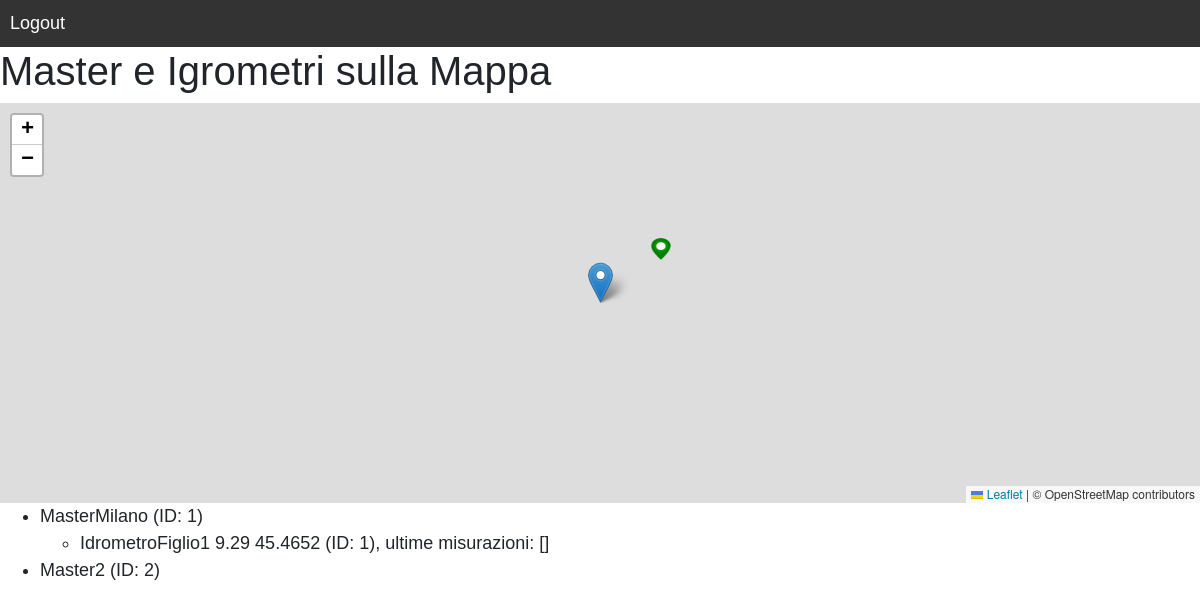
Page /lista_master/ (signed in) on the earlier database version.
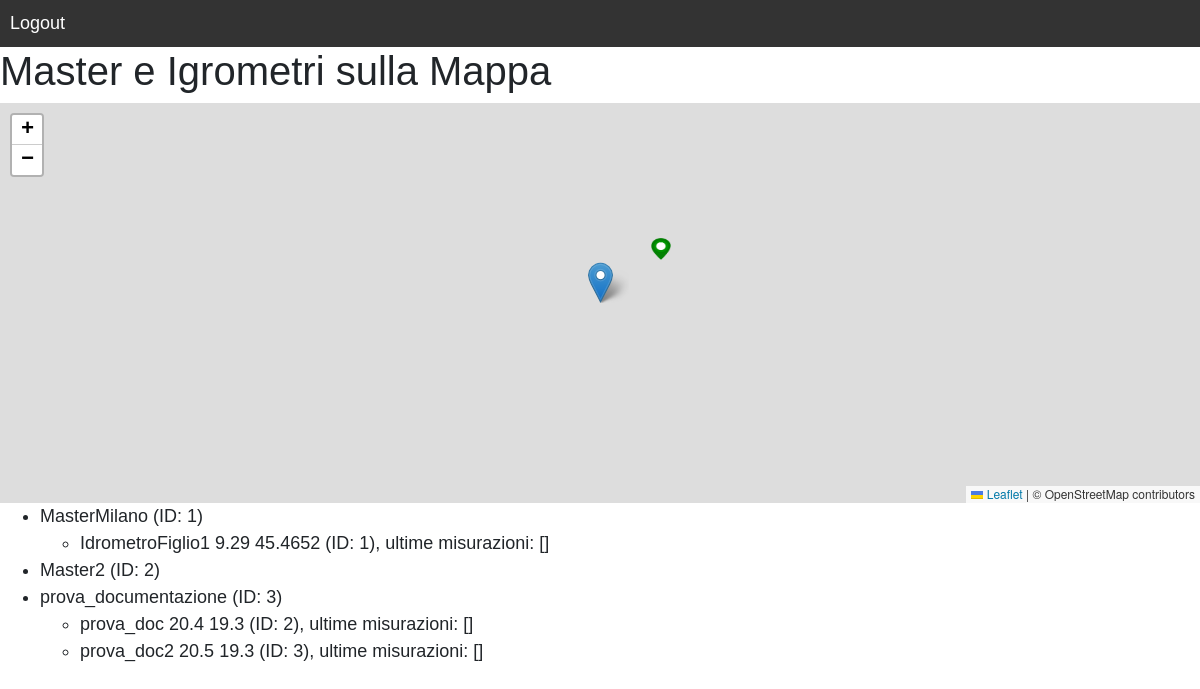
Same page on the later database version.
### REST/models.py (models this page shows, shortened)
class MasterIgrometri(models.Model):
    id = models.AutoField(primary_key=True)
    nome = models.CharField(max_length=100)
    latitudine = models.FloatField()
    longitudine = models.FloatField()
    quota = models.FloatField()

class Igrometro(models.Model):
    id = models.AutoField(primary_key=True)
    nome = models.CharField(max_length=100)
    latitudine = models.FloatField()
    longitudine = models.FloatField()
    ultima_misurazione = models.JSONField(default=dict, blank=True, null=True)
    misurazioni = models.JSONField(default=list, blank=True, null=True)
    attivo = models.BooleanField(default=False)
    master = models.ForeignKey('MasterIgrometri', on_delete=models.CASCADE, null=True)

### website/views.py (the view)
# urls.py: path('lista_master/', lista_master, name='lista_master'),
@user_passes_test(is_admin)
def lista_master(request):
    masters = MasterIgrometri.objects.all()
    return render(request, 'masters_list.html', {'masters': masters})

### website/views.py (called while the page is built)
def is_admin(user):
    return user.is_authenticated and user.is_staff

### website/templates/masters_list.html (shortened to what this page needs)
{% extends 'base.html' %}
{% block content %}
    <h1>Master e Igrometri sulla Mappa</h1>
    <div id="map" style="height: 400px"></div>
    <ul>
        {% for master in masters %}
            <li>{{ master.nome }} (ID: {{ master.id }})</li>
            <ul>
                {% for igrometro in master.igrometro_set.all %}
                    <li>{{ igrometro.nome }} {{ igrometro.longitudine }} {{ igrometro.latitudine }} (ID: {{ igrometro.id }}), ultime misurazioni: {{ igrometro.misurazioni }}</li>
                {% endfor %}
            </ul>
        {% endfor %}
    </ul>
{% endblock %}
{% block scripts %}
        {% load static %}
{% endblock %}

### website/templates/base.html (shortened to what this page needs)
<!DOCTYPE html>
<html lang="en">
<head>
    {% load static %}
    <link rel="stylesheet" href="https://maxcdn.bootstrapcdn.com/bootstrap/4.5.2/css/bootstrap.min.css">
    <link rel="stylesheet" type="text/css" href="{% static 'css/style.css' %}">
    <link rel="stylesheet" href="https://unpkg.com/leaflet/dist/leaflet.css" />
</head>
<body>
    {% block nav %}
        <nav class="nav" style="background-color: #333; padding: 10px">
            <ul class="links">
                {% if user.is_authenticated and user.is_staff %}
                    <li><a href="{% url 'website:logout' %}">Logout</a></li>
                {% elif user.is_authenticated %}
                    <li><a href="#">Azione1</a></li>
                    <li><a href="#">Azione2</a></li>
                    <li><a href="{% url 'website:logout' %}">Logout</a></li>
                {% else %}
                    {% if not 'login' in request.path %}
                        <li><a href="{% url 'website:login' %}" class="nav__link">Login</a></li>
                    {% endif %}
                {% endif %}
            </ul>
        </nav>
    {% endblock %}
    {% block content %}{% endblock %}
</body>
</html>

### website/static/css/style.css (style rules this page uses)
body { margin: 0; padding: 0; font-size: 18px; font-family: sans-serif; display: flex; flex-direction: column; min-height: 100vh; }
.links { margin-left: auto; display: flex; align-items: center; justify-content: flex-end; }
.nav ul { list-style-type: none; margin: 0; padding: 0; }
.nav li { display: inline; margin-right: 20px; }
.nav a { color: white; text-decoration: none; float: right; padding-right: 30px; transition: color 0.2s; }

Differences in the rows shown:
added MasterIgrometri: nome "prova_documentazione", id "3"
added Igrometro: nome "prova_doc", longitudine "20.4", latitudine "19.3", id "2", misurazioni "[]", shown under "prova_documentazione"
added Igrometro: nome "prova_doc2", longitudine "20.5", latitudine "19.3", id "3", misurazioni "[]", shown under "prova_documentazione"
